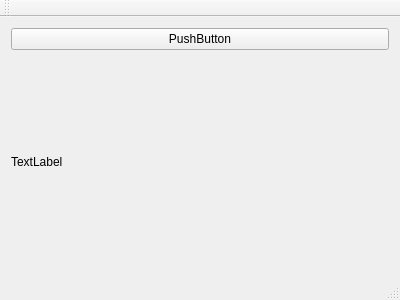
<?xml version="1.0" encoding="UTF-8"?>
<ui version="4.0">
 <class>MainWindow</class>
 <widget class="QMainWindow" name="MainWindow">
  <property name="geometry">
   <rect>
    <x>0</x>
    <y>0</y>
    <width>400</width>
    <height>300</height>
   </rect>
  </property>
  <property name="windowTitle">
   <string>MainWindow</string>
  </property>
  <widget class="QWidget" name="centralWidget">
   <layout class="QVBoxLayout" name="verticalLayout">
    <item>
     <widget class="QPushButton" name="pushButton">
      <property name="text">
       <string>PushButton</string>
      </property>
     </widget>
    </item>
    <item>
     <widget class="QLabel" name="label">
      <property name="text">
       <string>TextLabel</string>
      </property>
     </widget>
    </item>
   </layout>
  </widget>
  <widget class="QMenuBar" name="menuBar">
   <property name="geometry">
    <rect>
     <x>0</x>
     <y>0</y>
     <width>400</width>
     <height>22</height>
    </rect>
   </property>
  </widget>
  <widget class="QToolBar" name="mainToolBar">
   <attribute name="toolBarArea">
    <enum>TopToolBarArea</enum>
   </attribute>
   <attribute name="toolBarBreak">
    <bool>false</bool>
   </attribute>
  </widget>
  <widget class="QStatusBar" name="statusBar"/>
 </widget>
 <layoutdefault spacing="6" margin="11"/>
 <resources/>
 <connections/>
</ui>
